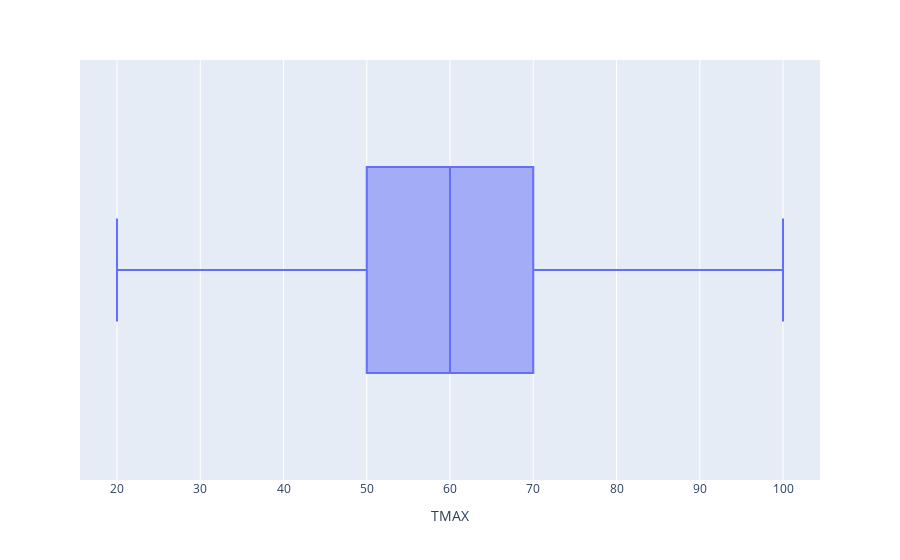

The code cell stored with this chart in its notebook:
### Code cell
df = df.drop(df[(df['TMAX'] > hb) | (df['TMAX'] < lb)].index, axis=0)
box2 = px.box(x=df['TMAX'], labels={'x':'TMAX'})
box2.show()

### Figure 1 — Plotly figure (JSON) as saved in the notebook; plotly's stock layout.template omitted (floating-point values rounded to 4 significant figures; data arrays with more than 128 entries replaced by an {"elided": "..."} marker saying what was removed)
{"data": [{"alignmentgroup": "True", "hovertemplate": "TMAX=%{x}<extra></extra>", "legendgroup": "", "marker": {"color": "#636efa"}, "name": "", "notched": false, "offsetgroup": "", "orientation": "h", "showlegend": false, "type": "box", "x": {"elided": "21987 int values"}, "x0": " ", "xaxis": "x", "y0": " ", "yaxis": "y"}], "layout": {"boxmode": "group", "legend": {"tracegroupgap": 0}, "margin": {"t": 60}, "xaxis": {"anchor": "y", "domain": [0, 1], "title": {"text": "TMAX"}}, "yaxis": {"anchor": "x", "domain": [0, 1]}}}
